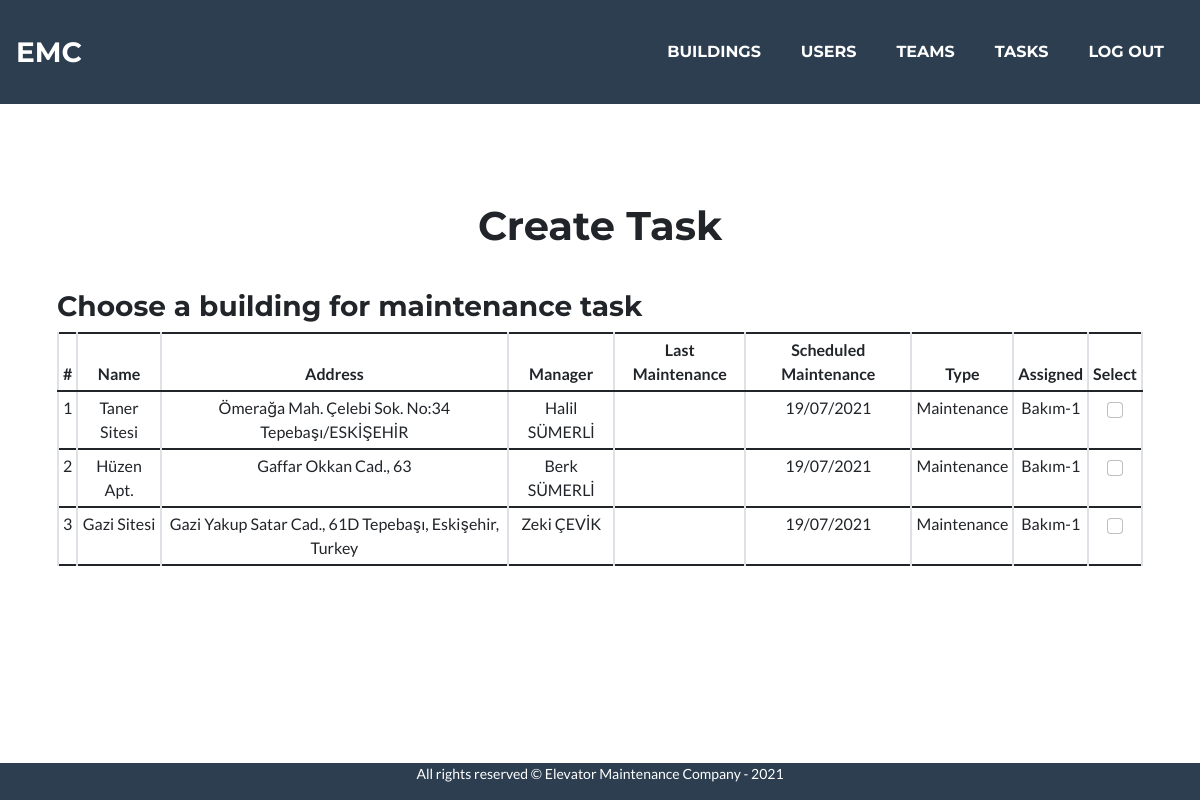
Page /createTask (signed in) on the committed database.
### maintenance/models.py (models this page shows, shortened)
class Building(models.Model):
    address = models.CharField(max_length=300)
    coordinates = models.CharField(null=True, max_length=32)
    name = models.CharField(max_length=50)
    manager = models.CharField(max_length=100)
    phone_message = 'Phone number must be entered in the format: 05xxxxxxxxx'
    phone_regex = RegexValidator(
        regex=r'^(05)\d{9}$',
        message=phone_message
    )
    phone = models.CharField(validators=[phone_regex], max_length=11,
                             null=True, blank=True)
    email = models.EmailField(null=True, blank=True, max_length=100)
    floors = models.PositiveSmallIntegerField(default=2, validators=[MinValueValidator(2), MaxValueValidator(25)])
    elevator_type = models.CharField(max_length=100)
    creator = models.ForeignKey(User, on_delete=PROTECT, related_name="BuildingCreator")
    status = models.BooleanField(default=True)

class TaskTypes(models.Model):
    type = models.CharField(max_length=32)

class Team(models.Model):
    leader = models.ForeignKey(User, on_delete=models.CASCADE, related_name="team_leader")
    name = models.CharField(max_length=50)
    description = models.CharField(max_length=200)

### maintenance/views.py (the view, shortened to what this page needs)
# urls.py: path("createTask", views.createTask, name="createTask"),
@login_required
def createTask(request):
    if request.method == "GET":
        buildings = Building.objects.filter(status=True)
        teams = Team.objects.all()
        if not len(buildings) > 0 or not len(teams) > 0:
            messages.warning(request, "First add buildings and create teams to assign a new task")
            if not len(buildings) > 0:
                return HttpResponseRedirect(request.META.get('HTTP_REFERER'))
            elif  not len(teams) > 0:
                return HttpResponseRedirect(request.META.get('HTTP_REFERER'))
        tasks = Task.objects.filter(result=None)
        for f in teams:
            f.members = []
        members = UserTeam.objects.filter(role="member")
        for m in members:
            if m.team in teams:
                for t in teams:
                    if m.team == t:
                        t.members.append(m.user)
        for b in buildings:
            if b.id in tasks.values_list("building_id", flat=True):
                for t in tasks:
                    if b.id == t.building_id:
                        last_maintenance = Task.objects.filter(building_id=b.id, result=True).order_by('id').last()
                        b.task_status = t.date
                        b.task_team = t.team.name
                        b.task_type = t.type.type
                        if last_maintenance:
                            b.last = last_maintenance.closed
            else:
                for t in Task.objects.filter(building_id=b.id, result=True):
                    if b.id == t.building_id:
                        last_maintenance = Task.objects.filter(building_id=b.id, result=True).order_by('id').last()
                        if last_maintenance:
                            b.last = last_maintenance.closed
        taskTypes = TaskTypes.objects.all()
        return render(request, "maintenance/createTask.html", {
            "buildings":buildings,
            "teams":teams,
            "taskTypes":taskTypes,
        })

### maintenance/templates/maintenance/createTask.html (shortened to what this page needs)
{% extends "maintenance/layout.html" %}
{% load static %}
{% load tz %}
{% block main %}
    <h1 style="margin-top:90px; margin-bottom:40px; text-align: center;">Create Task</h1>
    {% if buildings %}
    <div style="margin-bottom: 100px; display: flex; justify-content: center; align-items: center;" >
        <form action="{% url 'createTask' %}" method="POST" class="col-sm-12" id="taskForm">
            <div class="table-responsive" id="buildingsTbl">
                <h3>Choose a building for maintenance task</h3>
                <table class="table table-sm table-hover table-bordered">
                    <thead style="text-align: center;">
                        <th>#</th>
                        <th>Name</th>
                        <th>Address</th>
                        <th>Manager</th>
                        <th>Last Maintenance</th>
                        <th>Scheduled Maintenance</th>
                        <th>Type</th>
                        <th>Assigned</th>
                        <th>Select</th>
                    </thead>
                    <tbody style="text-align: center;">
                        {% for b in buildings %}
                            <tr>
                                <td>{{ forloop.counter }}</td>
                                <td>{{ b.name }}</td>
                                <td>{{ b.address }}</td>
                                <td>{{ b.manager }}</td>
                                <td>{{ b.last|localtime|date:"d/m/Y H:i:s" }}</td>
                                <td>{{ b.task_status|localtime|date:"d/m/Y" }}</td>
                                <td>{{ b.task_type }}</td>
                                <td>{{ b.task_team }}</td>
                                <td>
                                    <div class="form-check" style="display: flex; justify-content: center; align-items: center;">
                                        <input class="form-check-input cbBuilding" type="checkbox" value="" id="building-{{ b.id }}" data-building="{{ b.id }}">
                                    </div>
                                </td>
                            </tr>
                        {% endfor %}
                    </tbody>
                </table>
            </div>
        </form>
    </div>
    {% endif %}
{% endblock %}

### rows in the picture
Building: name "Taner Sitesi", address "Ömerağa Mah. Çelebi Sok. No:34 Tepebaşı/ESKİŞEHİR", manager "Halil SÜMERLİ", task_status "19/07/2021", task_type "Maintenance", task_team "Bakım-1"
Building: name "Hüzen Apt.", address "Gaffar Okkan Cad., 63", manager "Berk SÜMERLİ", task_status "19/07/2021", task_type "Maintenance", task_team "Bakım-1"
Building: name "Gazi Sitesi", address "Gazi Yakup Satar Cad., 61D Tepebaşı, Eskişehir, Turkey", manager "Zeki ÇEVİK", task_status "19/07/2021", task_type "Maintenance", task_team "Bakım-1"
